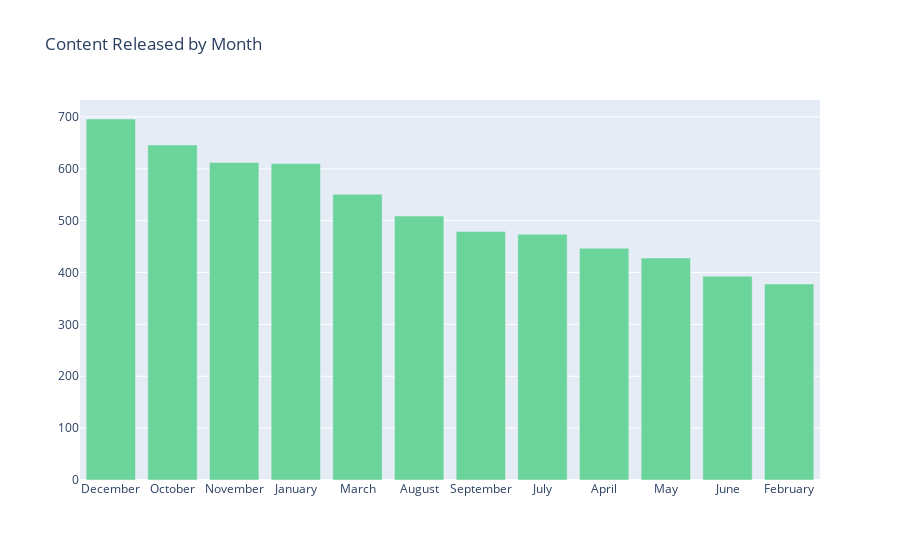

The notebook cell saved with this chart:
### Code cell
month_releases = nf_df['month_released_on_nf'].value_counts().reset_index()
month_releases = month_releases.rename(columns = {'index':'Month','month_released_on_nf':'Count'})

bar_graph = go.Bar(x=month_releases['Month'],y=month_releases['Count'], name="Number of Content Added", marker=dict(color="#6ad49b"))
data = [bar_graph]
layout = go.Layout(title="Content Released by Month", legend =dict(x=0.1, y=1.1))
fig =go.Figure(data,layout=layout)
fig.show()

### Figure 1 — Plotly figure (JSON) as saved in the notebook; plotly's stock layout.template omitted (floating-point values rounded to 4 significant figures)
{"data": [{"marker": {"color": "#6ad49b"}, "name": "Number of Content Added", "type": "bar", "x": ["December", "October", "November", "January", "March", "August", "September", "July", "April", "May", "June", "February"], "y": [696, 646, 612, 610, 551, 509, 479, 474, 447, 428, 393, 378]}], "layout": {"legend": {"x": 0.1, "y": 1.1}, "title": {"text": "Content Released by Month"}}}
